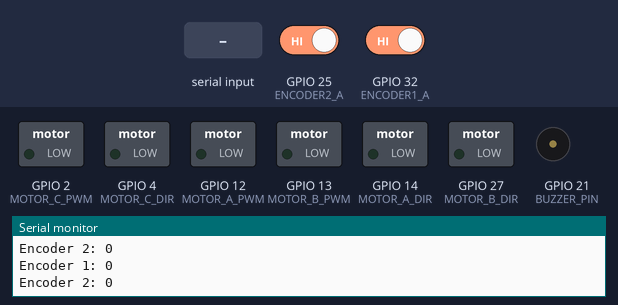
This sketch was run on a simulated ESP32. On the bench: switched loads named in the sketch (green lamp = pin HIGH), buzzer (waves = sounding), the last lines printed to the serial monitor. The inputs (shaded band) are chosen by the test bench; at power-on: GPIO 25 (ENCODER2_A) HIGH, GPIO 32 (ENCODER1_A) HIGH.

Above: at 1.2 s.
1.3 s: "C" received over Serial
At 2.5 s:
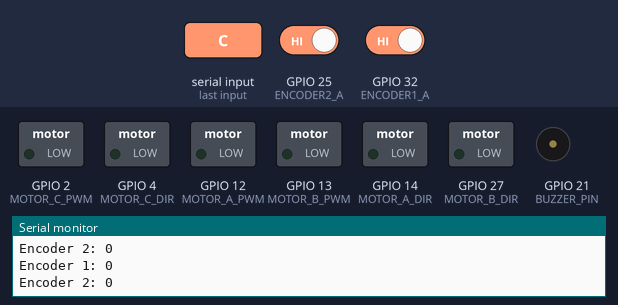
2.8 s: "D" received over the second serial link
At 3.2 s:
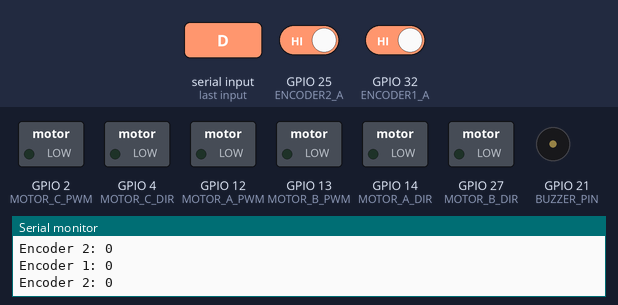
4.3 s: "B" received over Serial
At 4.8 s:
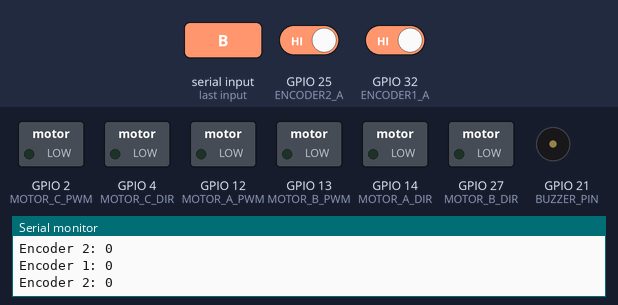
5.8 s: "A" received over the second serial link
At 5.95 s:
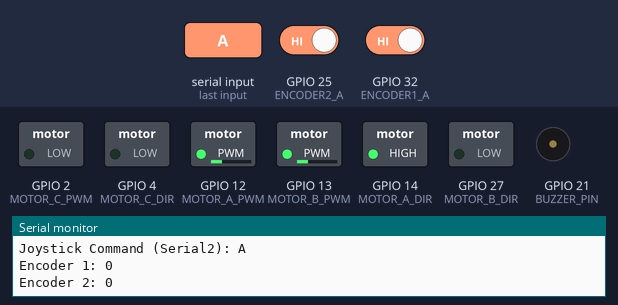
7.4 s: "E" received over Serial
At 8.0 s:
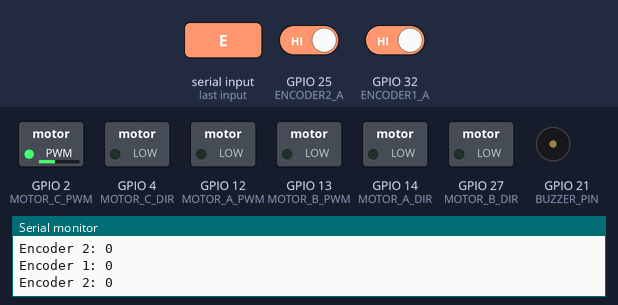
8.9 s: "C" received over the second serial link
At 10.2 s:
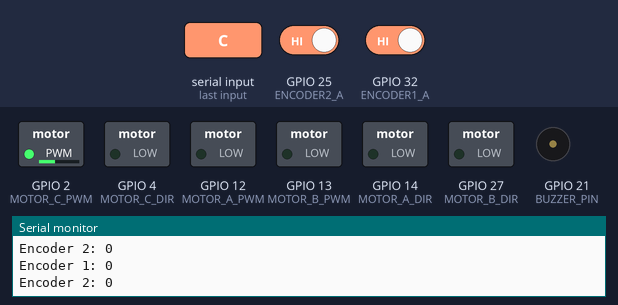
Timing chart, 0 to 11.4 s (numbered marks = the images above; inputs shaded):
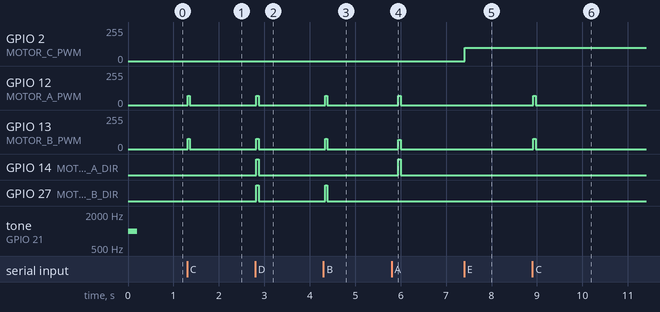

Measured:
- after the input at 1.3 s, GPIO 12 (MOTOR_A_PWM): 0/255 → 70/255 at once, → 0/255 0.05 s later; GPIO 13 (MOTOR_B_PWM): 0/255 → 77/255 at once, → 0/255 0.05 s later
- after the input at 2.8 s, GPIO 12 (MOTOR_A_PWM): 0/255 → 70/255 at once, → 0/255 0.05 s later; GPIO 13 (MOTOR_B_PWM): 0/255 → 77/255 at once, → 0/255 0.05 s later; GPIO 14 (MOTOR_A_DIR), GPIO 27 (MOTOR_B_DIR): LOW → HIGH at once, → LOW 0.05 s later
- after the input at 4.3 s, GPIO 12 (MOTOR_A_PWM): 0/255 → 70/255 at once, → 0/255 0.05 s later; GPIO 13 (MOTOR_B_PWM): 0/255 → 77/255 at once, → 0/255 0.05 s later; GPIO 27 (MOTOR_B_DIR): LOW → HIGH at once, → LOW 0.05 s later
- after the input at 5.8 s, GPIO 12 (MOTOR_A_PWM), GPIO 13 (MOTOR_B_PWM): 0/255 → 70/255 after 0.15 s, → 0/255 0.05 s later; GPIO 14 (MOTOR_A_DIR): LOW → HIGH after 0.15 s, → LOW 0.05 s later
- after the input at 7.4 s, GPIO 2 (MOTOR_C_PWM): 0/255 → 100/255 at once
- after the input at 8.9 s, GPIO 12 (MOTOR_A_PWM): 0/255 → 70/255 at once, → 0/255 0.05 s later; GPIO 13 (MOTOR_B_PWM): 0/255 → 77/255 at once, → 0/255 0.05 s later

The sketch:

abc_base.ino
```cpp
#include <Arduino.h>

volatile long encoder1Count = 0;
volatile long encoder2Count = 0;

int lastStateA1 = LOW;
int lastStateA2 = LOW;

// === ขา Encoder ===
#define ENCODER1_A 32
#define ENCODER1_B 33
#define ENCODER2_A 25
#define ENCODER2_B 26

// === ขามอเตอร์ ===
#define MOTOR_A_DIR 14
#define MOTOR_A_PWM 12
#define MOTOR_B_DIR 27
#define MOTOR_B_PWM 13
#define MOTOR_C_DIR 4     // เพิ่มมอเตอร์ C
#define MOTOR_C_PWM 2

// === Buzzer ===
#define BUZZER_PIN 21

// === ความเร็วเริ่มต้น ===
int pwmSpeed = 70;

// === ค่าคงที่ทางฟิสิกส์ของหุ่นยนต์ ===
#define WHEEL_DIAMETER 0.1
#define ENCODER_CPR 400
#define GEAR_RATIO 1.0
#define WHEEL_BASE 0.455

// === ระยะทางล้อ ===
float distance1 = 0;
float distance2 = 0;

// === ตำแหน่งหุ่นยนต์ ===
float posX = 0.0;
float posY = 0.0;
float theta = 0.0;

// === PID state ===
long previousError = 0;
long integral = 0;

// === ฟังก์ชัน Buzzer ===
void beep(int duration) {
  tone(BUZZER_PIN, 1000, duration);
}

// === ฟังก์ชันคำนวณระยะทาง ===
float calculateDistance(long counts) {
  float circumference = WHEEL_DIAMETER * 3.14159;
  return (counts / (ENCODER_CPR * GEAR_RATIO)) * circumference;
}

// === PID ===
int calculatePID(long error) {
  float Kp = 0.5, Ki = 0.001, Kd = 0.001;
  long derivative = error - previousError;
  previousError = error;
  integral += error;
  float output = (Kp * error) + (Ki * integral) + (Kd * derivative);
  return constrain(output, -50, 50);
}

// === Interrupt Encoder ===
void IRAM_ATTR updateEncoder1() {
  int stateA = digitalRead(ENCODER1_A);
  int stateB = digitalRead(ENCODER1_B);
  if (stateA != lastStateA1) {
    encoder1Count += (stateA == stateB) ? -1 : 1;
    lastStateA1 = stateA;
  }
}

void IRAM_ATTR updateEncoder2() {
  int stateA = digitalRead(ENCODER2_A);
  int stateB = digitalRead(ENCODER2_B);
  if (stateA != lastStateA2) {
    encoder2Count += (stateA == stateB) ? 1 : -1;
    lastStateA2 = stateA;
  }
}

// === ควบคุมมอเตอร์ ===
void driveMotor(int dirPin, int pwmPin, int speed, bool reverse = false) {
  if (reverse) speed = -speed;
  if (speed > 0) digitalWrite(dirPin, HIGH);
  else if (speed < 0) {
    digitalWrite(dirPin, LOW);
    speed = -speed;
  } else digitalWrite(dirPin, LOW);
  analogWrite(pwmPin, constrain(speed, 0, 255));
}

void stopMotors() {
  driveMotor(MOTOR_A_DIR, MOTOR_A_PWM, 0);
  driveMotor(MOTOR_B_DIR, MOTOR_B_PWM, 0);
}

// === Odometry ===
void updateOdometry() {
  static long lastEncoder1 = 0;
  static long lastEncoder2 = 0;

  long delta1 = encoder1Count - lastEncoder1;
  long delta2 = encoder2Count - lastEncoder2;

  lastEncoder1 = encoder1Count;
  lastEncoder2 = encoder2Count;

  float dist1 = calculateDistance(delta1);
  float dist2 = calculateDistance(delta2);

  float d_center = (dist1 + dist2) / 2.0;
  float d_theta = (dist2 - dist1) / WHEEL_BASE;

  theta += d_theta;
  posX += d_center * cos(theta);
  posY += d_center * sin(theta);
}

// === setup() ===
void setup() {
  Serial.begin(115200);
  Serial2.begin(9600, SERIAL_8N1, 16, 17);
  Serial.println("ESP32 Joystick, Encoder, and Motor Control");

  pinMode(ENCODER1_A, INPUT_PULLUP);
  pinMode(ENCODER1_B, INPUT_PULLUP);
  pinMode(ENCODER2_A, INPUT_PULLUP);
  pinMode(ENCODER2_B, INPUT_PULLUP);

  pinMode(MOTOR_A_DIR, OUTPUT);
  pinMode(MOTOR_A_PWM, OUTPUT);
  pinMode(MOTOR_B_DIR, OUTPUT);
  pinMode(MOTOR_B_PWM, OUTPUT);
  pinMode(MOTOR_C_DIR, OUTPUT);  // เพิ่มมอเตอร์ C
  pinMode(MOTOR_C_PWM, OUTPUT);
  pinMode(BUZZER_PIN, OUTPUT);

  attachInterrupt(digitalPinToInterrupt(ENCODER1_A), updateEncoder1, CHANGE);
  attachInterrupt(digitalPinToInterrupt(ENCODER2_A), updateEncoder2, CHANGE);

  beep(200);
}
  int pwmSpeedC = 100;  // ความเร็วเริ่มต้นของมอเตอร์ C

// === loop() ===
void loop() {
  static char prevCommand = 0;
  char command = 0;

  if (Serial2.available()) {
    command = Serial2.read();
    Serial.print("Joystick Command (Serial2): ");
    Serial.println(command);
  }
  if (Serial.available()) {
    command = Serial.read();
    Serial.print("Manual Command (Serial): ");
    Serial.println(command);
  }

  if (command != 0 && command != prevCommand) {
    if ((prevCommand == 'C' || prevCommand == 'D' || prevCommand == 'B') && command == 'A') {
      encoder1Count = 0;
      encoder2Count = 0;
      previousError = 0;
      integral = 0;
      delay(100);
    }
    prevCommand = command;
  }

  int speedA = pwmSpeed;
  int speedB = pwmSpeed;
  int speedB_back = 77;
  int adjustment = 0;

  long error;

  if (pwmSpeed > 0) {
    error = encoder2Count - encoder1Count;
    adjustment = calculatePID(error);
    speedB = pwmSpeed + adjustment;
  }

  switch (command) {
    case 'I':  // Beep
      for (int i = 0; i < 3; i++) {
        beep(300);
        delay(100);
      }
      break;
      case 'F':  // เพิ่มความเร็วมอเตอร์ C
        pwmSpeedC = min(pwmSpeedC + 10, 255);
        Serial.print("Motor C Speed Increased: ");
        Serial.println(pwmSpeedC);
        break;

      case 'N':  // ลดความเร็วมอเตอร์ C
        pwmSpeedC = max(pwmSpeedC - 10, 0);
        Serial.print("Motor C Speed Decreased: ");
        Serial.println(pwmSpeedC);
        break;

    case 'E':  // เปิดมอเตอร์ C
      driveMotor(MOTOR_C_DIR, MOTOR_C_PWM, -pwmSpeedC);
      break;

    case 'M':  // ปิดมอเตอร์ C
      driveMotor(MOTOR_C_DIR, MOTOR_C_PWM, 0);
      break;

    case 'A':
      driveMotor(MOTOR_A_DIR, MOTOR_A_PWM, speedA);
      driveMotor(MOTOR_B_DIR, MOTOR_B_PWM, speedB, true);
      break;

    case 'B':
      driveMotor(MOTOR_A_DIR, MOTOR_A_PWM, -speedA);
      driveMotor(MOTOR_B_DIR, MOTOR_B_PWM, -speedB_back, true);
      break;

    case 'L':
      pwmSpeed = min(pwmSpeed + 13, 255);
      break;

    case 'K':
      pwmSpeed = max(pwmSpeed - 13, 0);
      break;

    case 'D':
      driveMotor(MOTOR_A_DIR, MOTOR_A_PWM, speedA);
      driveMotor(MOTOR_B_DIR, MOTOR_B_PWM, -speedB_back, true);
      break;

    case 'C':
      driveMotor(MOTOR_A_DIR, MOTOR_A_PWM, -speedA);
      driveMotor(MOTOR_B_DIR, MOTOR_B_PWM, speedB_back, true);
      break;

    default:
      stopMotors();
      break;
  }

  distance1 = calculateDistance(encoder1Count);
  distance2 = calculateDistance(encoder2Count);
  updateOdometry();

  Serial.print("Encoder 1: ");
  Serial.println(encoder1Count);
  Serial.print("Encoder 2: ");
  Serial.println(encoder2Count);

  delay(50);
}
```
